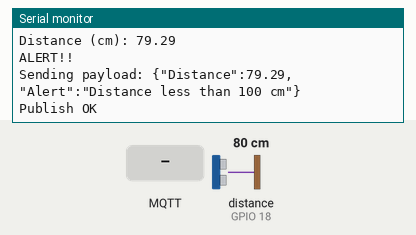
The sketch below on a simulated ESP32. Shown: the last lines printed to the serial monitor. Wiring (inferred from the names in the program): ultrasonic range finder: trigger GPIO 5; echo GPIO 18. The test bench sets the inputs (shaded band); at power-on: distance to the obstacle (sensor on GPIO 18) 80 cm. The echo pulse lasts 58.3 µs per cm; WiFi joins after 1.5 s; servers stay silent unless stated; no MQTT or app messages arrive unless stated.

Above: at 2.7 s.
2.8 s: MQTT message "1" arrives on the first subscribed topic
At 3.9 s:
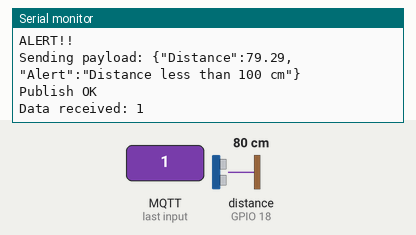
5.0 s: MQTT message "on" arrives on the first subscribed topic
At 7.4 s:
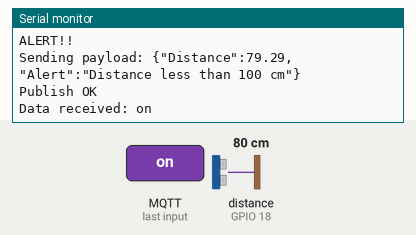
8.0 s: MQTT message "off" arrives on the first subscribed topic
At 10.2 s:
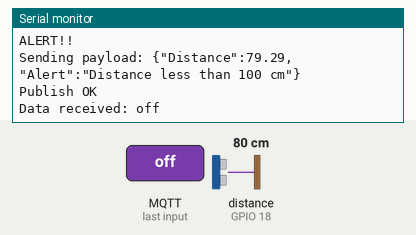
13.1 s: distance to the obstacle (sensor on GPIO 18) set to 4 cm
At 14.4 s:
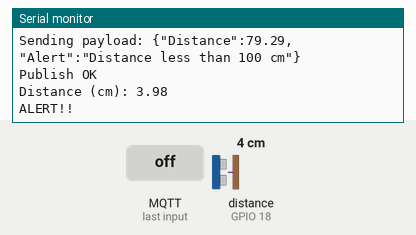

Measured:
- after the input at 2.8 s, the serial monitor: prints a new line after 0.76 s (image 1)
- after the input at 5.0 s, the serial monitor: prints a new line after 1.6 s (image 2)
- after the input at 8.0 s, the serial monitor: prints a new line after 1.6 s (image 3)
- after the input at 13.1 s, the serial monitor: prints a new line after 0.48 s (image 4)

The sketch:

src.ino
```cpp
#include <WiFi.h>
#include <PubSubClient.h>

#define ORG "kotoq5"
#define DEVICE_TYPE "ESP32"
#define DEVICE_ID "12345"
#define TOKEN "12345678"

char server[] = ORG ".messaging.internetofthings.ibmcloud.com";
char publishTopic[] = "iot-2/evt/Data/fmt/json";
char subscribeTopic[] = "iot-2/cmd/test/fmt/String";
char authMethod[] = "use-token-auth";
char token[] = TOKEN;
char clientId[] = "d:" ORG ":" DEVICE_TYPE ":" DEVICE_ID;

WiFiClient wifiClient;
PubSubClient client(server, 1883, callback, wifiClient);

const int trigPin = 5;
const int echoPin = 18;
#define SOUND_SPEED 0.034

long duration;
float distance;

void callback(char* subscribeTopic, byte* payload, unsigned int payloadLength) {
  String data3;
  for (int i = 0; i < payloadLength; i++) {
    data3 += (char)payload[i];
  }
  Serial.println("Data received: " + data3);
}

void setup() {
  Serial.begin(115200);
  pinMode(trigPin, OUTPUT);
  pinMode(echoPin, INPUT);
  wifiConnect();
  mqttConnect();
}

void loop() {
  digitalWrite(trigPin, LOW);
  delayMicroseconds(2);
  digitalWrite(trigPin, HIGH);
  delayMicroseconds(10);
  digitalWrite(trigPin, LOW);

  duration = pulseIn(echoPin, HIGH);
  distance = duration * SOUND_SPEED / 2;

  Serial.print("Distance (cm): ");
  Serial.println(distance);

  if (distance < 100) {
    Serial.println("ALERT!!");
    delay(1000);
    publishData(distance);
    delay(1000);
    if (!client.loop()) {
      mqttConnect();
    }
  }
  delay(1000);
}

void publishData(float dist) {
  mqttConnect();
  String payload = "{\"Distance\":" + String(dist) + ",\"Alert\":\"Distance less than 100 cm\"}";
  Serial.print("Sending payload: ");
  Serial.println(payload);

  if (client.publish(publishTopic, (char*)payload.c_str())) {
    Serial.println("Publish OK");
  } else {
    Serial.println("Publish failed");
  }
}

void mqttConnect() {
  if (!client.connected()) {
    while (!client.connect(clientId, authMethod, token)) {
      delay(500);
    }
    initManagedDevice();
  }
}

void wifiConnect() {
  WiFi.begin("Wokwi-GUEST", "", 6);
  while (WiFi.status() != WL_CONNECTED) {
    delay(500);
  }
}

void initManagedDevice() {
  client.subscribe(subscribeTopic);
}
```
